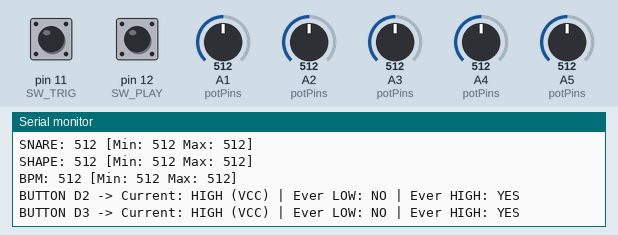
Recording of a sketch running on a simulated Arduino Uno, built with avr-gcc and run on an emulated ATmega328P. On the bench: the last lines printed to the serial monitor. Inputs (shaded band) come from the test bench; at power-on: pin 11 (SW_TRIG) HIGH, A1 (potPins) = 512, A2 (potPins) = 512, A3 (potPins) = 512, A4 (potPins) = 512, A5 (potPins) = 512, pin 12 (SW_PLAY) HIGH.

Above: at 1.3 s.
1.4 s: pin 11 (SW_TRIG) pulled LOW for 0.65 s
At 2.0 s:
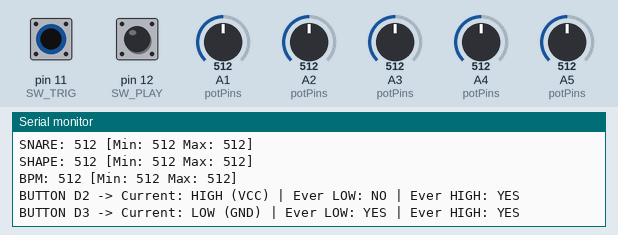
3.6 s: A1 (potPins) set to 30
At 4.1 s:
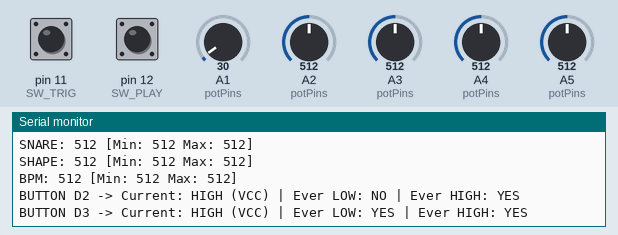
6.7 s: A2 (potPins) set to 716
8.2 s: A3 (potPins) set to 716
9.7 s: A4 (potPins) set to 716
11.2 s: A5 (potPins) set to 716
At 11.9 s:
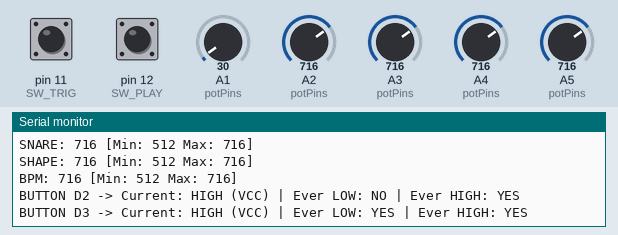

Measured:
- after the input at 1.4 s, the serial monitor: prints a new line after 0.19 s (image 1)
- after the input at 3.6 s, the serial monitor: prints a new line after 0.05 s (image 2)
- after the input at 11.2 s, the serial monitor: prints a new line after 0.28 s (image 3)

The sketch:

calibration.ino
```cpp
// Calibrarion Script
// Use this script to check pot max-min

// --- PIN
#define POT_HAT    A1
#define POT_KICK   A2
#define POT_SNARE  A3
#define POT_SHAPE  A4
#define POT_BPM    A5
#define SW_PLAY    12
#define SW_TRIG    11

// Potentiometer Min/Max Trackers
int potMin[5] = {16383, 16383, 16383, 16383, 16383};
int potMax[5] = {0, 0, 0, 0, 0};
int potPins[5] = {POT_HAT, POT_KICK, POT_SNARE, POT_SHAPE, POT_BPM};
const char* potNames[5] = {"HAT", "KICK", "SNARE", "SHAPE", "BPM"};

// Switch State Trackers
bool d2_saw_high = false;
bool d2_saw_low  = false;
bool d3_saw_high = false;
bool d3_saw_low  = false;

void setup() {
  Serial.begin(115200);
  while (!Serial);

  // Explicitly setting input pullup
  pinMode(SW_PLAY, INPUT_PULLUP);
  pinMode(SW_TRIG, INPUT_PULLUP);

  Serial.println("--- Bio Contractor Calibration Roni Bandini 4/2026---");
}

void loop() {
  Serial.println("\n--- NEW READ CYCLE ---");

  // 1. Potentiometer Logic (Real-time + Permanent High/Low)
  for (int i = 0; i < 5; i++) {
    int val = analogRead(potPins[i]);
    if (val < potMin[i]) potMin[i] = val;
    if (val > potMax[i]) potMax[i] = val;

    Serial.print(potNames[i]);
    Serial.print(": "); Serial.print(val);
    Serial.print(" [Min: "); Serial.print(potMin[i]);
    Serial.print(" Max: "); Serial.print(potMax[i]);
    Serial.println("]");
  }

  // 2. Switch Logic
  int d2 = digitalRead(SW_PLAY);
  int d3 = digitalRead(SW_TRIG);

  if (d2 == 1) d2_saw_high = true;
  if (d2 == LOW)  d2_saw_low  = true;
  if (d3 == 1) d3_saw_high = true;
  if (d3 == LOW)  d3_saw_low  = true;


  // 3. Status Report
  Serial.print("BUTTON D2 -> Current: ");
  Serial.print(d2 == LOW ? "LOW (GND)" : "HIGH (VCC)");
  Serial.print(" | Ever LOW: "); Serial.print(d2_saw_low ? "YES" : "NO");
  Serial.print(" | Ever HIGH: "); Serial.println(d2_saw_high ? "YES" : "NO");

  Serial.print("BUTTON D3 -> Current: ");
  Serial.print(d3 == LOW ? "LOW (GND)" : "HIGH (VCC)");
  Serial.print(" | Ever LOW: "); Serial.print(d3_saw_low ? "YES" : "NO");
  Serial.print(" | Ever HIGH: "); Serial.println(d3_saw_high ? "YES" : "NO");

  delay(500);
}
```
